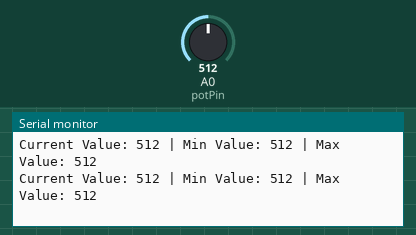
Bench run of a sketch on a simulated Arduino Uno, built with avr-gcc and run on an emulated ATmega328P. Shown: the last lines printed to the serial monitor. The inputs (shaded band) are chosen by the test bench; at power-on: A0 (potPin) = 512.

Above: at 2.7 s.
2.8 s: A0 (potPin) set to 983
At 2.83 s:
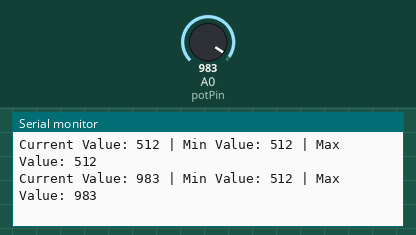
5.8 s: A0 (potPin) set to 1009
At 5.86 s:
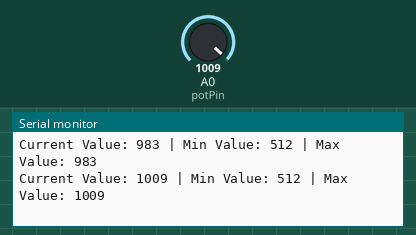
Timing chart, 0 to 8.8 s (numbered marks = the images above; inputs shaded):
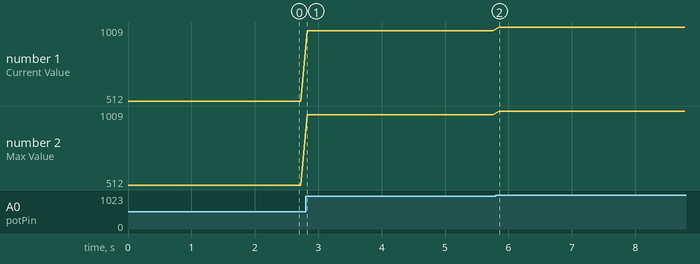

The sketch:

AnalogExpA0set.ino
```cpp
// Upload this to your Arduino to help set values for your analog inputs AKA expression pedals
// Set the analog pin to be read on the line with the stared comment
// So in the code it will be either A0 A1 A2 A3
// Stereo jack wired T5V RAnalog Pin
// Upload
// Open up Serial Monitor in tools
// Move the expression pedal and write down the  min and max values. They'll be enetered in the main program. The line is marked up.
// Do this with each expression pedal, they'll all have different travel. Mine are DIY ones made from Crybaby Wahs which go from 0 to 800 or so. You may need to tweak for a prefered response.

int potPin = A0;       // Analog pin A0*********
int potValue;          // Variable to store the potentiometer value
int minValue = 1023;   // Initialize to maximum possible value
int maxValue = 0;      // Initialize to minimum possible value

void setup() {
  Serial.begin(9600);  // Initialize serial communication at 9600 bits per second
}

void loop() {
  potValue = analogRead(potPin);  // Read the potentiometer value

  // Update the minimum and maximum values
  if (potValue < minValue) {
    minValue = potValue;
  }
  if (potValue > maxValue) {
    maxValue = potValue;
  }

  // Print the current, minimum, and maximum values to the Serial Monitor
  Serial.print("Current Value: ");
  Serial.print(potValue);
  Serial.print(" | Min Value: ");
  Serial.print(minValue);
  Serial.print(" | Max Value: ");
  Serial.println(maxValue);

  delay(100);  // Small delay to avoid flooding the Serial Monitor
}
```

Measured:
- after the input at 2.8 s, the serial monitor: prints a new line at once (image 1)
- after the input at 5.8 s, the serial monitor: prints a new line after 0.05 s (image 2)
- plotted number 1: 512 → 983 after the input at 2.8 s, 983 → 1009 after the input at 5.8 s
- plotted number 2: 512 → 983 after the input at 2.8 s, 983 → 1009 after the input at 5.8 s
